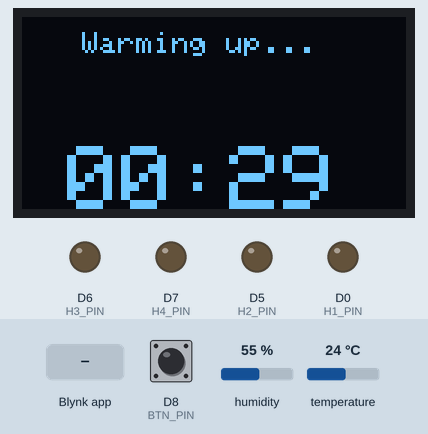
Simulated run of this program. Board: ESP8266 (Wemos D1 mini). Parts: 128×64 one-colour display, output pins drawn as LEDs (lit = HIGH). The inputs (shaded band) are chosen by the test bench; at power-on: temperature 24 °C, humidity 55 %, D8 (BTN_PIN) LOW. WiFi joins after 1.5 s; servers stay silent unless stated; random numbers use the default seed unless the program sets one; what the program prints to the serial monitor is not drawn.

Above: at 4.4 s.
4.5 s: temperature set to 38 °C
16.3 s: temperature set to 41 °C
At 19.6 s:
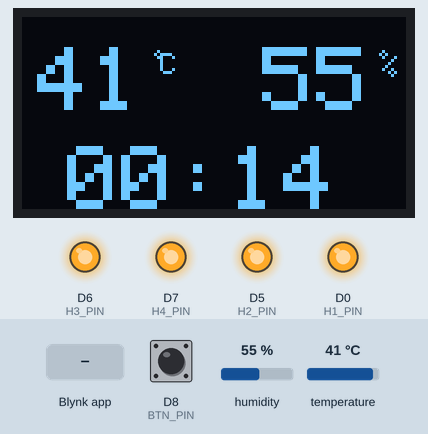
23.3 s: Blynk app writes 0 to V4
At 24.5 s:
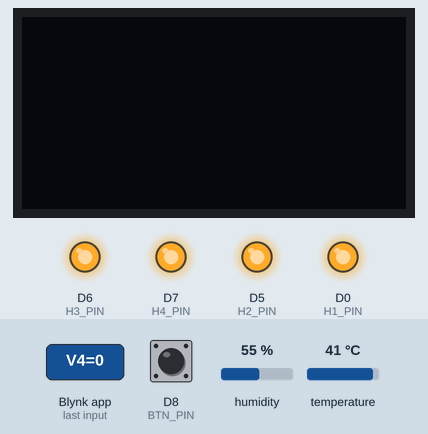
33.3 s: Blynk app writes 1 to V4
At 34.5 s:
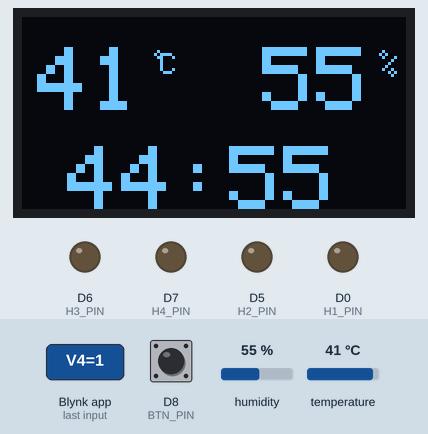
38.3 s: humidity set to 22 %
At 40.3 s:
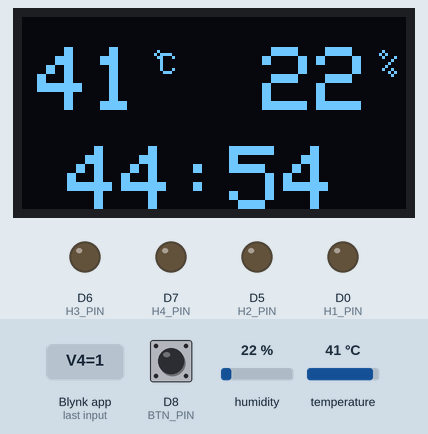
41.3 s: D8 (BTN_PIN) pulled HIGH for 1 s
At 43.4 s:
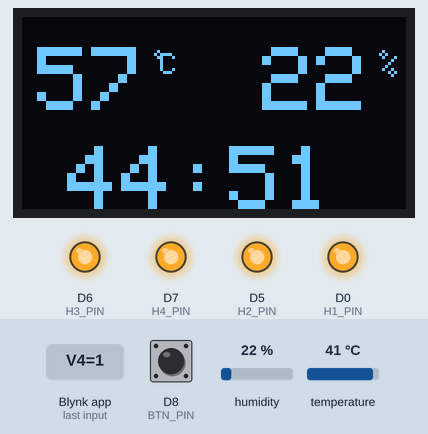
Timing chart, 0 to 44.9 s (numbered marks = the images above; inputs shaded):
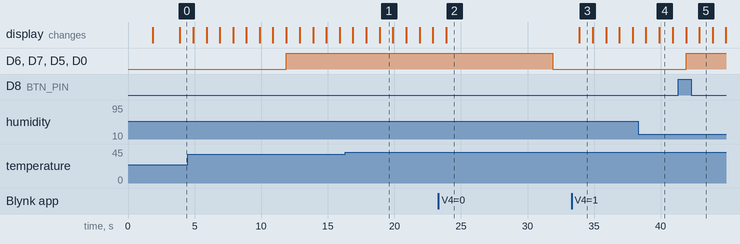

The program:

main.cpp
```cpp
#define BLYNK_PRINT Serial
#include <ESP8266WiFi.h>
#include <BlynkSimpleEsp8266.h>
#include <SimpleTimer.h>
#include <SPI.h>
#include <Wire.h>
#include <Adafruit_GFX.h>
#include <Adafruit_SSD1306.h>
#include "DHTesp.h"

#define SCREEN_WIDTH 128
#define SCREEN_HEIGHT 64
#define OLED_RESET     0 // Reset pin # (or -1 if sharing Arduino reset pin)

Adafruit_SSD1306 oled(SCREEN_WIDTH, SCREEN_HEIGHT, &Wire, OLED_RESET);
SimpleTimer timer;
DHTesp dht;

char auth[] = "ONSxsBUvzdBn5-SES-ZZfEKUuziaaPID";
char ssid[] = "Ziggo8655252";
char pass[] = "nyDgvy7H6smv";

const long THRESHOLD_1 = 1;
const long THRESHOLD_2 = 4;
const long THRESHOLD_3 = 7;
const long DEFAULT_MAX_TEMP = 60;
const long DEFAULT_MAX_TIME = 45;
const long DEFAULT_WARMUP_TIME_IN_MINS = 5;
const long WARMUP_TEMP_THRESHOLD = 40;

const int H1_PIN= D0;
const int H2_PIN= D5;
const int H3_PIN= D6;
const int H4_PIN= D7;
const int TEMP_PIN= D4;
const int BTN_PIN= D8;

int maxTemp = DEFAULT_MAX_TEMP;
long totalTimeInSeconds;
long timeRemainingInSeconds;
long warmUptimeRemainingInSeconds;
String displayTimeRemaining;

float temp = -1;
float humidity = -1;
int statusOn = 1;
boolean warmedUp = false;
boolean maxReached = false;

void resetCounters(){
  totalTimeInSeconds = DEFAULT_MAX_TIME * 60;
  timeRemainingInSeconds = totalTimeInSeconds;
  warmUptimeRemainingInSeconds = 30; //WARMUP_TIME * 60;
  warmedUp = false;
}

void readTemperature()
{
  humidity = dht.getHumidity();
  temp = dht.getTemperature();

  Blynk.virtualWrite(V0, temp);
  Blynk.virtualWrite(V1, humidity);
}

void switchHeaters(int h1, int h2, int h3, int h4)
 {
  digitalWrite(H1_PIN, h1);
  digitalWrite(H2_PIN, h2);
  digitalWrite(H3_PIN, h3);
  digitalWrite(H4_PIN, h4);
}

void adjustHeaters(){
  int buttonState = digitalRead(BTN_PIN);
  if (buttonState == HIGH) {
    int randTemp = random(50, 70);
    temp = randTemp;
    Serial.println("-----");
    Serial.print("TEMP: ");
    Serial.println(randTemp);
  }

  if (warmedUp && statusOn == 0){
    switchHeaters(0, 0, 0, 0);
    return;
  }

  if (!maxReached){
      maxReached = temp >= maxTemp;
     switchHeaters(1, 1, 1, 1);
  }

  if (maxReached && temp > maxTemp)
  {
    long overTemp = temp - maxTemp;
    Serial.print("OVER: ");
    Serial.println(overTemp);
    if (overTemp < THRESHOLD_2)
    {
      switchHeaters(1, 0, 1, 0);
    }
    else
    {
      switchHeaters(0, 0, 0, 0);
    }
  }
  else if (maxReached && temp < maxTemp)
  {
    long underTemp = maxTemp - temp;
    Serial.print("UNDER: ");
    Serial.println(underTemp);
    if (underTemp <= THRESHOLD_1){
      switchHeaters(1, 0, 0, 0);
    }
    else if (underTemp > THRESHOLD_1 && underTemp <= THRESHOLD_2){
      switchHeaters(1, 1, 0, 0);
    }
    else if (underTemp > THRESHOLD_2 && underTemp <= THRESHOLD_3){
      switchHeaters(1, 1, 1, 0);
    }
    else {
       switchHeaters(1, 1, 1, 1);
    }
  }
}

String getDisplayTime(int timeInSeconds){
    int mins = timeInSeconds / 60;
    char minsBuf [10];
    sprintf (minsBuf, "%02d", mins);

    int secs = timeInSeconds - (mins*60);
    char secsBuf [10];
    sprintf (secsBuf, "%02d", secs);

    return String(minsBuf) + ":" + String(secsBuf);
}

void updateTimer(){
  if (!warmedUp){
    warmUptimeRemainingInSeconds--;
    displayTimeRemaining = getDisplayTime(warmUptimeRemainingInSeconds);
    Blynk.virtualWrite(V3, "Warming Up...");
    Blynk.virtualWrite(V6, getDisplayTime(totalTimeInSeconds - timeRemainingInSeconds));
  }
  else if (statusOn == 1 && timeRemainingInSeconds > 0){
    timeRemainingInSeconds--;
    displayTimeRemaining = getDisplayTime(timeRemainingInSeconds);
    Blynk.virtualWrite(V3, getDisplayTime(timeRemainingInSeconds));
    Blynk.virtualWrite(V6, getDisplayTime(totalTimeInSeconds - timeRemainingInSeconds));
  }
}

void refreshDisplay(){
  oled.clearDisplay();

  if (!warmedUp){
    oled.setTextSize(1);
    oled.setTextColor(WHITE);
    oled.setCursor(20,5);
    oled.println("Warming up...");

    //timer
    oled.setTextSize(3);
    oled.setCursor(15,43);
    oled.println(displayTimeRemaining);
  }
  else if (statusOn == 1){
    //temperature
    oled.setTextColor(WHITE);
    oled.setTextSize(3);
    oled.setCursor(5,10);
    oled.println((int)temp);
    oled.drawCircle(45, 12, 1, WHITE);
    oled.setTextSize(1);
    oled.setCursor(46,12);
    oled.println("C");

    //humidity
    oled.setCursor(80,10);
    oled.setTextSize(3);
    oled.println((int)humidity);
    oled.setTextSize(1);

    oled.setCursor(80,12);
    oled.drawCircle(120, 12, 1, WHITE);
    oled.setTextSize(1);
    oled.setCursor(120,12);
    oled.println("/");
    oled.drawCircle(123, 18, 1, WHITE);

    //timer
    oled.setTextSize(3);
    oled.setCursor(15,43);
    oled.println(displayTimeRemaining);
  }

  oled.display();
}

void warmUp(){
  if (!warmedUp){
    warmedUp = warmUptimeRemainingInSeconds <= 0 || temp >= WARMUP_TEMP_THRESHOLD;
    if (warmedUp){
      Serial.println("warmed up..");
      warmUptimeRemainingInSeconds = DEFAULT_WARMUP_TIME_IN_MINS * 60;
      Blynk.virtualWrite(V4, statusOn);
    }
  }
}

void shutDown(){
  if (timeRemainingInSeconds <= 0){
      statusOn = 0;
      Serial.println("shutdown...");
      Blynk.virtualWrite(V4, statusOn);
  }
}

void setup()
{
  Serial.begin(115200);
  Blynk.begin(auth, ssid, pass);

  dht.setup(TEMP_PIN, DHTesp::DHT11);

  pinMode(H1_PIN, OUTPUT);
  pinMode(H2_PIN, OUTPUT);
  pinMode(H3_PIN, OUTPUT);
  pinMode(H4_PIN, OUTPUT);
  pinMode(BTN_PIN, INPUT);

  if(!oled.begin(SSD1306_SWITCHCAPVCC, 0x3C)) {
    Serial.println(F("SSD1306 allocation failed"));
    for(;;);
  }

  resetCounters();
  refreshDisplay();

  timer.setInterval(2000, readTemperature);
  timer.setInterval(1000, refreshDisplay);
  timer.setInterval(1000, updateTimer);
  timer.setInterval(10000, adjustHeaters);
  timer.setInterval(500, warmUp);
  timer.setInterval(1000, shutDown);
}

void loop()
{
  Blynk.run();
  timer.run();
}

BLYNK_WRITE(V2)
{
  maxTemp = param.asInt();
}

BLYNK_WRITE(V4)
{
  statusOn = param.asInt();
  Serial.println("off: " + statusOn);
  if (statusOn == 0){
    timeRemainingInSeconds = 0;
  }
  else {
    resetCounters();
  }
}

BLYNK_WRITE(V5)
{
  timeRemainingInSeconds =  param.asInt() * 60;
  totalTimeInSeconds = timeRemainingInSeconds;
}

BLYNK_CONNECTED() {
  Blynk.virtualWrite(V5, DEFAULT_MAX_TIME);
  Blynk.virtualWrite(V2, maxTemp);
  Blynk.virtualWrite(V4, statusOn);
}
```

Measured:
- the behaviour switches between 39 and 40 °C on temperature (found by bisection; images 0 and 1)
- after the input at 23.3 s, D6 (H3_PIN), D7 (H4_PIN), D5 (H2_PIN), D0 (H1_PIN): HIGH → LOW after 8.6 s
- after the input at 33.3 s, the display: changes after 0.60 s (image 3)
- what the display in image 1 shows lasts 1.0 s, from 18.9 s to 19.9 s
